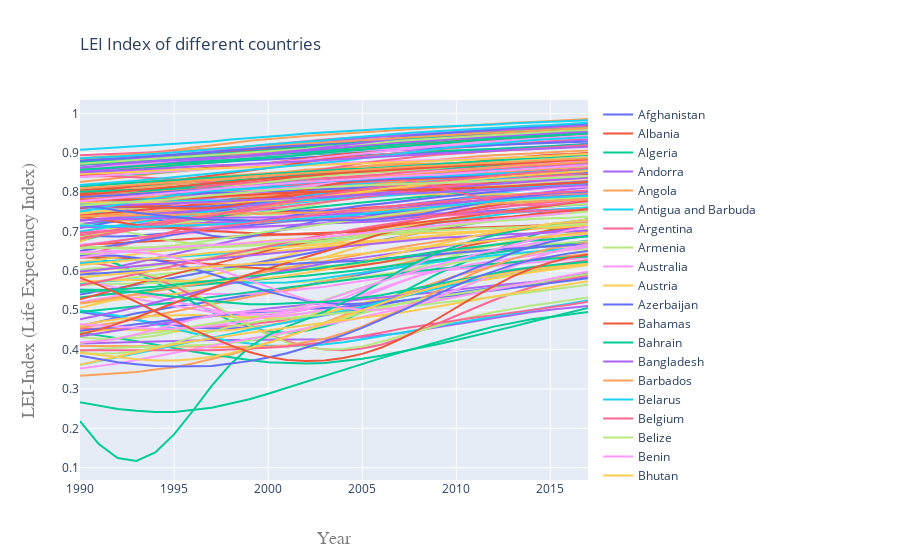

Source (notebook cell):
### Code cell
#layout =go.Layout(title = "LEI Index of different countries")

layout =go.Layout(
    title=go.layout.Title(
        text="LEI Index of different countries",
        xref="paper",
        x=0
    ),
    xaxis=go.layout.XAxis(
        title=go.layout.xaxis.Title(
            text="Year",
            font=dict(
                family="Calibri, monospace",
                size=18,
                color="#7f7f7f"
            )
        )
    ),
    yaxis=go.layout.YAxis(
        title=go.layout.yaxis.Title(
            text="LEI-Index (Life Expectancy Index)",
            font=dict(
                family="Calibri, monospace",
                size=18,
                color="#7f7f7f"
            )
        )
    )
)

figure = go.Figure(data =tracers, layout=layout )
figure.show()
#py.plot(figure)
